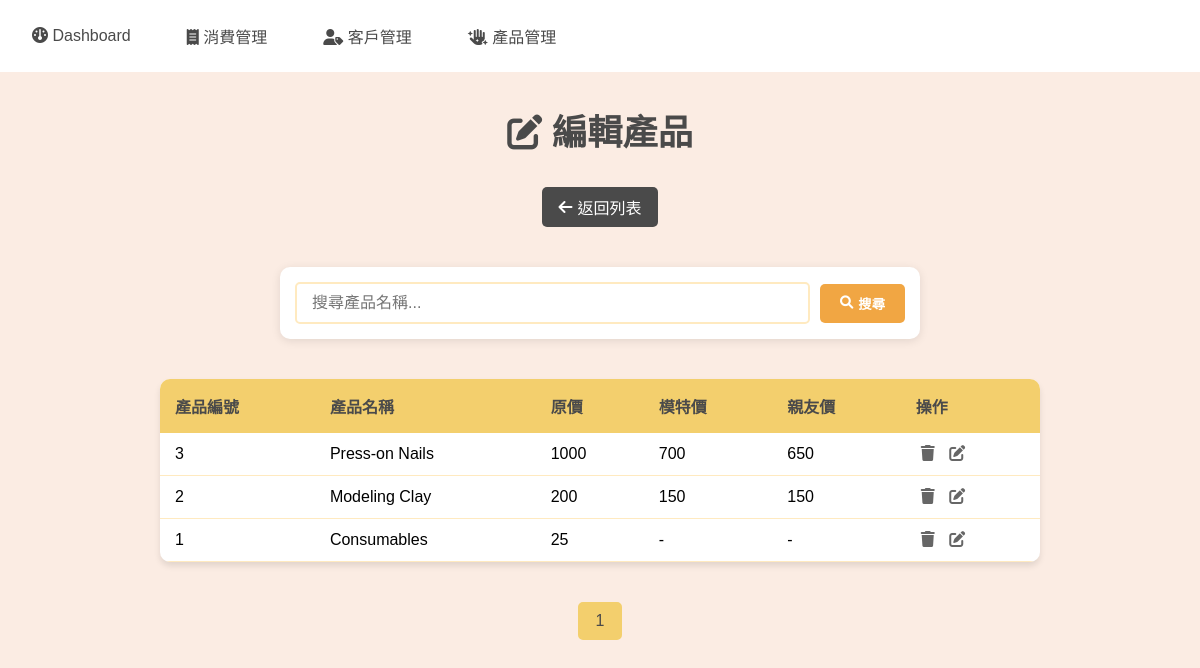
The app's page /src/product_deal.php with its own data.
### tables this page shows
CREATE TABLE `price` (
  `product_id` int(11) NOT NULL,
  `name` varchar(255) DEFAULT NULL,
  `original` int(11) DEFAULT NULL,
  `model` int(11) DEFAULT NULL,
  `friend` int(11) DEFAULT NULL
);

### src/product_deal.php (the view, shortened to what this page needs)
<?php
include('condb.php');
try {
    $page = isset($_GET['page']) ? max(1, intval($_GET['page'])) : 1;
    $perPage = 10;
    $offset = ($page - 1) * $perPage;
    $search = isset($_GET['search']) ? trim($_GET['search']) : '';
    $searchCondition = '';
    $searchParams = [];
    $count_sql = "SELECT COUNT(*) FROM price $searchCondition";
    $count_stmt = $db->prepare($count_sql);
    $count_stmt->execute($searchParams);
    $total_records = $count_stmt->fetchColumn();
    $total_pages = ceil($total_records / $perPage);
    $sql = "SELECT * FROM price $searchCondition ORDER BY product_id DESC LIMIT ? OFFSET ?";
    $stmt = $db->prepare($sql);
    $stmt->execute(array_merge($searchParams, [$perPage, $offset]));
    $products = $stmt->fetchAll(PDO::FETCH_ASSOC);
} catch (Exception $e) {
    showMessage("系統錯誤：" . $e->getMessage(), "error");
}
?>
<!DOCTYPE html>
<html lang="zh-TW">
<head>
    <link rel="stylesheet" href="/assets/css/sub.css">
    <link rel="stylesheet" href="/assets/css/admin_nav.css">
    <link rel="stylesheet" href="/assets/css/edit.css">
    <link rel="stylesheet" href="https://cdnjs.cloudflare.com/ajax/libs/font-awesome/6.0.0/css/all.min.css">
</head>
<body>
    <div class="top-nav">
        <div class="nav-links">
            <a href="dashboard.php" class="menu-item"><i class="fa-solid fa-gauge"></i> Dashboard</a>
            <a href="consume_list.php" class="menu-item"><i class="fa-solid fa-receipt"></i> 消費管理</a>
            <a href="customer_list.php" class="menu-item"><i class="fa-solid fa-user-tag"></i> 客戶管理</a>
            <a href="product_list.php" class="menu-item"><i class="fa-solid fa-hand-sparkles"></i> 產品管理</a>
        </div>
    </div>
    <div class="container">
        <h1><i class="fas fa-edit"></i> 編輯產品</h1>
        <a href="product_list.php" class="back-btn">
            <i class="fas fa-arrow-left"></i> 返回列表
        </a>
        <div class="search-box">
            <form method="get" action="">
                <input type="text" name="search" placeholder="搜尋產品名稱..."
                    value="<?php echo htmlspecialchars($search); ?>">
                <button type="submit" class="btn btn-search">
                    <i class="fas fa-search"></i> 搜尋
                </button>
            </form>
        </div>
        <table id="productTable">
            <thead>
                <tr>
                    <th>產品編號</th>
                    <th>產品名稱</th>
                    <th>原價</th>
                    <th>模特價</th>
                    <th>親友價</th>
                    <th>操作</th>
                </tr>
            </thead>
            <tbody>
                <?php if (empty($products)): ?>
                    <tr>
                        <td colspan="6" style="text-align: center;">沒有找到符合的資料</td>
                    </tr>
                <?php else: ?>
                    <?php foreach ($products as $product): ?>
                        <tr id="row-<?php echo $product['product_id']; ?>" data-id="<?php echo $product['product_id']; ?>">
                            <td><?php echo htmlspecialchars($product['product_id']); ?></td>
                            <td data-field="name"><?php echo htmlspecialchars($product['name']); ?></td>
                            <td data-field="original"><?php echo htmlspecialchars($product['original'] ?? '-'); ?></td>
                            <td data-field="model"><?php echo htmlspecialchars($product['model'] ?? '-'); ?></td>
                            <td data-field="friend"><?php echo htmlspecialchars($product['friend'] ?? '-'); ?></td>
                            <td>
                                <i class="fas fa-trash icon-btn delete-btn"
                                   onclick="deleteProduct(<?php echo $product['product_id']; ?>)"></i>
                                <i class="fas fa-edit icon-btn edit-btn"
                                   onclick="startEdit(<?php echo $product['product_id']; ?>)"></i>
                            </td>
                        </tr>
                    <?php endforeach; ?>
                <?php endif; ?>
            </tbody>
        </table>
        <div class="pagination">
            <?php for ($i = 1; $i <= $total_pages; $i++): ?>
                <a href="?page=<?php echo $i; ?>&search=<?php echo urlencode($search); ?>"
                   class="<?php echo ($page == $i) ? 'active' : ''; ?>">
                    <?php echo $i; ?>
                </a>
            <?php endfor; ?>
        </div>
    </div>
</body>
</html>

### assets/css/sub.css (style rules this page uses)
:root { --primary-color: #FFD700; --secondary-color: #FFF3B0; --accent-color: #FFB347; --background: #FFFAF0; --card-bg: #FFFFFF; --text-color: #5A4A41; --add-button: #4CAF50; --edit-button: #2196F3; --hover-color: #FFF8DC; --max-width: 1200px; }
* { margin: 0; padding: 0; box-sizing: border-box; font-family: "cwTeXYen", sans-serif; }
body { background-color: var(--background); min-height: 100vh; }
.container { width: 70%; max-width: var(--max-width); padding: 0 20px; margin: 0 auto; display: flex; flex-direction: column; align-items: center; }
h1 { color: var(--text-color); text-align: center; margin: 2rem 3rem; font-size: 2.2em; font-weight: 600; width: 100%; }
.search-box { margin: 20px 20px; padding: 15px; background-color: var(--card-bg); border-radius: 10px; box-shadow: 0 2px 10px rgba(0, 0, 0, 0.1); display: flex; justify-content: space-between; align-items: center; width: 80%; }
.search-box form { display: flex; align-items: center; gap: 10px; flex-grow: 1; }
.search-box input[type="text"] { flex-grow: 1; padding: 10px 15px; border: 2px solid var(--secondary-color); border-radius: 5px; font-size: 1em; transition: border-color 0.3s; }
.btn { padding: 10px 20px; border: none; border-radius: 5px; cursor: pointer; font-weight: bold; transition: all 0.3s ease; display: inline-flex; align-items: center; gap: 5px; text-decoration: none; }
.btn-search { background-color: var(--accent-color); color: white; }
.back-btn { background-color: var(--text-color); color: white; padding: 8px 16px; border-radius: 5px; text-decoration: none; display: inline-flex; align-items: center; gap: 5px; margin-bottom: 20px; transition: all 0.3s ease; }
table { font-family: 'cwTeXYen'; width: 110%; border-collapse: collapse; margin: 20px 0; background-color: var(--card-bg); border-radius: 10px; overflow: hidden; box-shadow: 0 4px 6px rgba(0, 0, 0, 0.1); }
th { background-color: var(--primary-color); color: var(--text-color); font-weight: bold; padding: 15px; text-align: left; }
td { padding: 12px 15px; border-bottom: 1px solid var(--secondary-color); }
.pagination { display: flex; justify-content: center; gap: 10px; margin: 20px 0; width: 100%; }
.pagination a { padding: 8px 16px; background: var(--card-bg); color: var(--text-color); text-decoration: none; border-radius: 5px; transition: all 0.3s; border: 2px solid var(--secondary-color); }
.pagination a:hover, .pagination a.active { background: var(--primary-color); color: var(--text-color); border-color: var(--primary-color); }

### assets/css/admin_nav.css (style rules this page uses)
:root { --primary-color: #f3cf6d; --secondary-color: #ffeac0; --accent-color: #f1a643; --background: #fbece3; --card-bg: #FFFFFF; --text-color: #4A4A4A; }
.top-nav { background-color: var(--card-bg); padding: 1rem; display: flex; align-items: left; justify-content: space-between; }
.nav-links { display: flex; gap: 1.5rem; align-items: center; }
.nav-links a { color: var(--text-color); text-decoration: none; padding: 0.5rem 1rem; border-radius: 5px; transition: all 0.3s ease; }

### assets/css/edit.css (style rules this page uses)
.icon-btn { cursor: pointer; margin: 0 5px; color: #666; }

### records on screen
price: product_id "3", name "Press-on Nails", original "1000", model "700", friend "650"
price: product_id "2", name "Modeling Clay", original "200", model "150", friend "150"
price: product_id "1", name "Consumables", original "25", model "-", friend "-"
